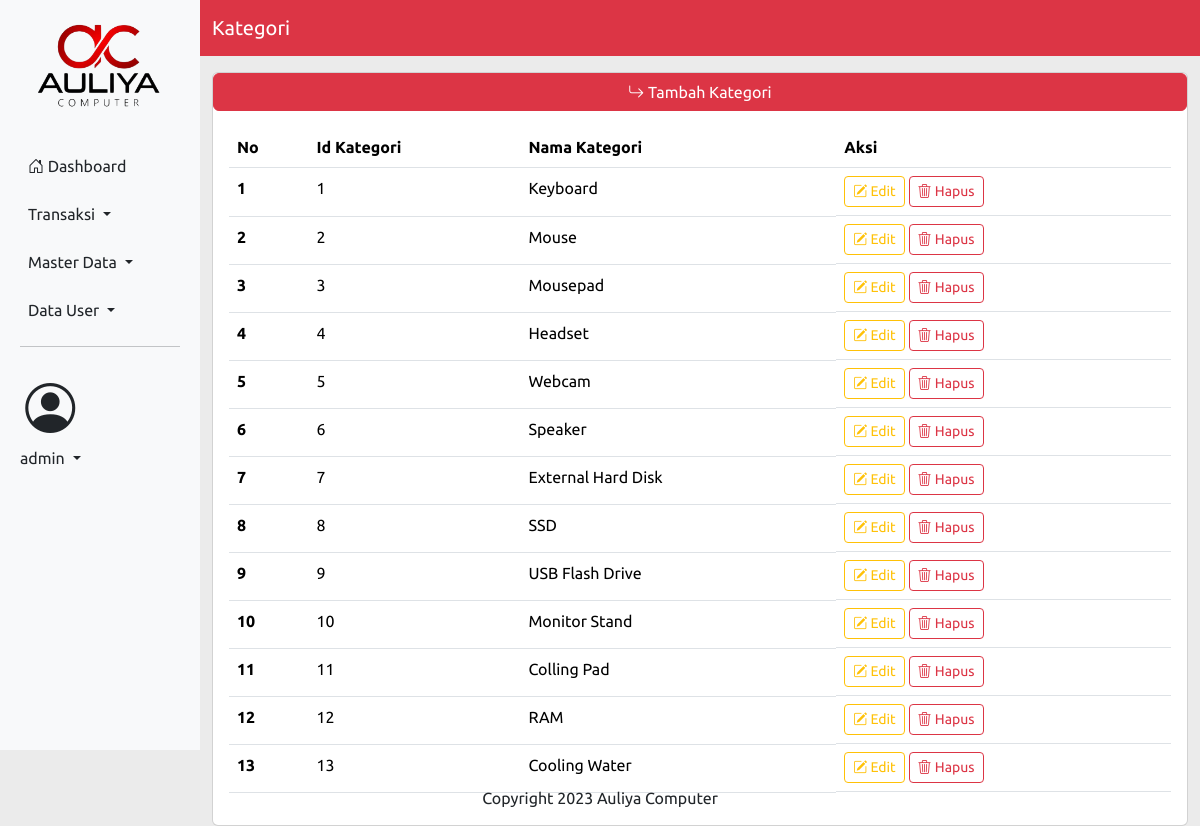
/kategori (signed in), run on the app's committed database.
### tables this page shows
CREATE TABLE IF NOT EXISTS `tb_user` (
  `id` int NOT NULL AUTO_INCREMENT,
  `nama` varchar(200) DEFAULT NULL,
  `username` varchar(250) DEFAULT NULL,
  `password` varchar(100) DEFAULT NULL,
  `alamat` varchar(200) DEFAULT NULL,
  `nohp` varchar(50) DEFAULT NULL,
  `level` int DEFAULT NULL,
  PRIMARY KEY (`id`)
);

CREATE TABLE IF NOT EXISTS `tb_kategori` (
  `id_kategori` int NOT NULL AUTO_INCREMENT,
  `nama_kategori` varchar(100) NOT NULL DEFAULT '0',
  PRIMARY KEY (`id_kategori`)
);

### kategori.php (the view, shortened to what this page needs)
<?php
include "proses/connect.php";
$query = mysqli_query($conn, "SELECT * FROM tb_kategori");
while($record = mysqli_fetch_array($query)){
$result[] = $record;
}
?>
<div class="col-lg-10">
    <nav class="navbar navbar-expand-lg navbar-dark bg-danger sticky-top">
        <div class="container-lg">
            <a class="navbar-brand" href="#">Kategori</a>
        </div>
    </nav>
    <div class="container">
        <div class="card mt-3" >
            <a href="#" class="btn btn-danger" data-bs-toggle="modal" data-bs-target="#ModalTambahKategori"><i
                    class="bi bi-arrow-return-right"></i> Tambah Kategori</a>
            <div class="card-body">
                <?php
                if(empty($result)){
                    echo "Data User Tidak Ada";
                }else{
                ?>
                <div class="table-responsive">
                    <table class="table table-hover">
                        <thead>
                            <tr>
                                <th scope="col">No</th>
                                <th scope="col">Id Kategori</th>
                                <th scope="col">Nama Kategori</th>
                                <th scope="col">Aksi</th>
                            </tr>
                        </thead>
                        <tbody>
                            <?php
                            $no = 1;
                            foreach($result as $row) {
                            ?>
                            <tr>
                                <th scope="row"><?php echo $no++?></th>
                                <td><?php echo $row['id_kategori'] ?></td>
                                <td><?php echo $row['nama_kategori'] ?></td>
                                <td class="d-flex">
                                    <button class="btn btn-sm btn-outline-warning me-1" data-bs-toggle="modal"
                                        data-bs-target="#ModalEditKategori<?php echo $row['id_kategori'] ?>"><i
                                            class="bi bi-pencil-square"></i>
                                        Edit</button>
                                    <button class="btn btn-sm btn-outline-danger me-1" data-bs-toggle="modal"
                                        data-bs-target="#ModalDeleteKategori<?php echo $row['id_kategori'] ?>"><i
                                            class="bi bi-trash3"></i>
                                        Hapus</button>
                                </td>
                            </tr>
                            <?php
                            }
                        ?>
                        </tbody>
                    </table>
                </div>
                <?php
                }
                ?>
            </div>
        </div>
    </div>
</div>

### index.php (shortened to what this page needs)
<?php
                if(isset($_GET['x']) && $_GET['x'] == 'home') {
                    $page = "home.php";
                    include "main.php";
                }elseif(isset($_GET['x']) && $_GET['x'] == 'order') {
                    $page = "order.php";
                    include "main.php";
                }elseif(isset($_GET['x']) && $_GET['x'] == 'kategori') {
                    if($_SESSION['level_posac']==1){
                        include "main.php";
                    }else{
                        $page = "home.php";
                        include "main.php";
                    }
                }elseif(isset($_GET['x']) && $_GET['x'] == 'login') {
                    include "login.php";
                }elseif(isset($_GET['x']) && $_GET['x'] == 'logout') {
                    include "proses/proses_logout.php";
                }elseif(isset($_GET['x']) && $_GET['x'] == 'logout') {
                    include "proses/proses_logout.php";
                }elseif(isset($_GET['x']) && $_GET['x'] == 'orderitem') {
                    $page = "order_item.php";
                    include "main.php";
                }else{
                    $page = "home.php";
                    include "main.php";
                }
            ?>

### main.php (shortened to what this page needs)
<?php
    include "proses/connect.php";
    $query = mysqli_query($conn,"SELECT * FROM tb_user WHERE username = '$_SESSION[username_posac]'");
    $hasil = mysqli_fetch_array($query);
?>
<!doctype html>
<html lang="en">
<head>
    <link href="https://cdn.jsdelivr.net/npm/bootstrap@5.3.2/dist/css/bootstrap.min.css" rel="stylesheet"
>
    <link rel="stylesheet" href="https://cdn.jsdelivr.net/npm/bootstrap-icons@1.11.2/font/bootstrap-icons.min.css">
    <link rel="stylesheet" href="css/index.css">
</head>
<body>
    <div class="container-global">
        <div class="row g-0">
            <?php include "sidebar.php"?>
            <?php
                    include $page;
            ?>
        </div>
        <div class="fixed-bottom text-center mb-3">
            Copyright 2023 Auliya Computer
        </div>
    </div>
</body>
</html>

### sidebar.php (shortened to what this page needs)
<div class="col-lg-2">
    <nav class="navbar-expand-lg bg-body-tertiary" style="background-color: #141E46">
        <div class="container-fluid ">
            <div class="offcanvas offcanvas-end mb-0" tabindex="-1" id="offcanvasNavbar"
                aria-labelledby="offcanvasNavbarLabel" style="width: 250px;">
                <div class="offcanvas-body mx-2 ">
                    <ul class="navbar-nav nav-pills flex-column justify-content-end flex-grow-1 " id="myNavPills">
                        <div>
                            <a href="."><img src="img/Logo.png" width="150px" style="display:block; margin:auto;"></a>
                        </div>
                        <li class="nav-item">
                            <a class="nav-link ps-2 mb-2 <?php echo ((isset($_GET['x']) && $_GET['x'] == 'home') || !isset($_GET['x'])) ? 'active link-light' : 'link-dark' ; ?>"
                                aria-current="page" href="home"
                                <?php if (isset($_GET['x']) && $_GET['x'] == 'home') { echo 'style="background-color: #C70039;"'; } ?>><i
                                    class="bi bi-house-door"></i> Dashboard</a>
                        </li>
                        <li class="nav-item dropdown">
                            <a class="nav-link dropdown-toggle link-dark ps-2 mb-2" href="#" role="button"
                                data-bs-toggle="dropdown" aria-expanded="false">
                                Transaksi
                            </a>
                        </li>
                        <?php if($hasil['level'] ==1){?>
                        <li class="nav-item dropdown ">
                            <a class="nav-link dropdown-toggle ps-2 mb-2 " href="#" role="button"
                                data-bs-toggle="dropdown" aria-expanded="false">
                                Master Data
                            </a>
                        </li>
                        <li class="nav-item dropdown ">
                            <a class="nav-link dropdown-toggle ps-2  " href="#" role="button" data-bs-toggle="dropdown"
                                aria-expanded="false">
                                Data User
                            </a>
                        </li>
                        <?php }?>
                        <hr>
                        <ul class="navbar-nav" style="margin-bottom: 170%; ">
                            <li class="nav-item dropdown ">
                                <a class="nav-link dropdown-toggle text-center " href="#" role="button"
                                    data-bs-toggle="dropdown" aria-expanded="false">
                                    <i class="bi bi-person-circle" style="font-size: 50px; "></i><span
                                        class="text-center"><br><?php echo $hasil['username'];?></span>
                                </a>
                            </li>
                        </ul>
                    </ul>
                </div>
            </div>
        </div>
    </nav>
</div>

### css/index.css (style rules this page uses)
* { font-family: 'Ubuntu', sans-serif; }
html, body { height: 100%; background-color: rgb(235, 235, 235) !important; }

### data on the page
tb_user: username "admin"
tb_kategori: id_kategori "1", nama_kategori "Keyboard"
tb_kategori: id_kategori "2", nama_kategori "Mouse"
tb_kategori: id_kategori "3", nama_kategori "Mousepad"
tb_kategori: id_kategori "4", nama_kategori "Headset"
tb_kategori: id_kategori "5", nama_kategori "Webcam"
tb_kategori: id_kategori "6", nama_kategori "Speaker"
tb_kategori: id_kategori "7", nama_kategori "External Hard Disk"
tb_kategori: id_kategori "8", nama_kategori "SSD"
tb_kategori: id_kategori "9", nama_kategori "USB Flash Drive"
tb_kategori: id_kategori "10", nama_kategori "Monitor Stand"
tb_kategori: id_kategori "11", nama_kategori "Colling Pad"
tb_kategori: id_kategori "12", nama_kategori "RAM"
tb_kategori: id_kategori "13", nama_kategori "Cooling Water"
